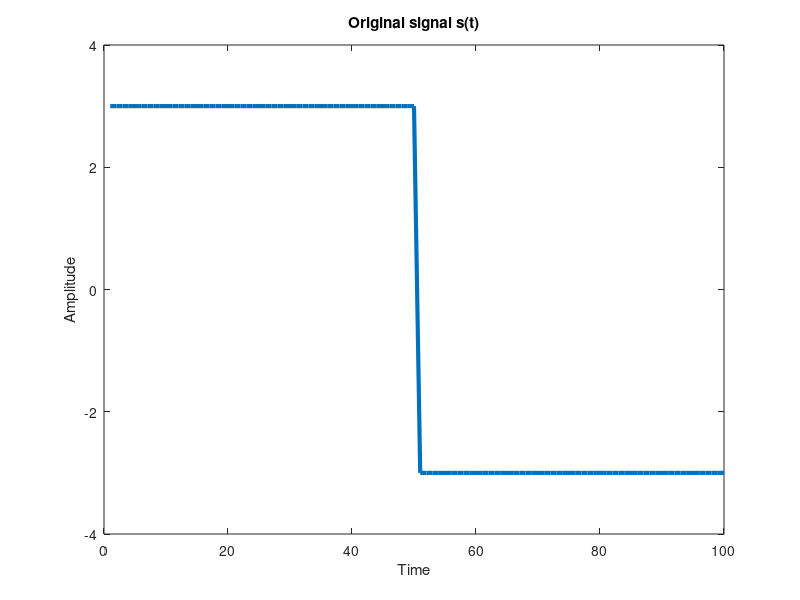
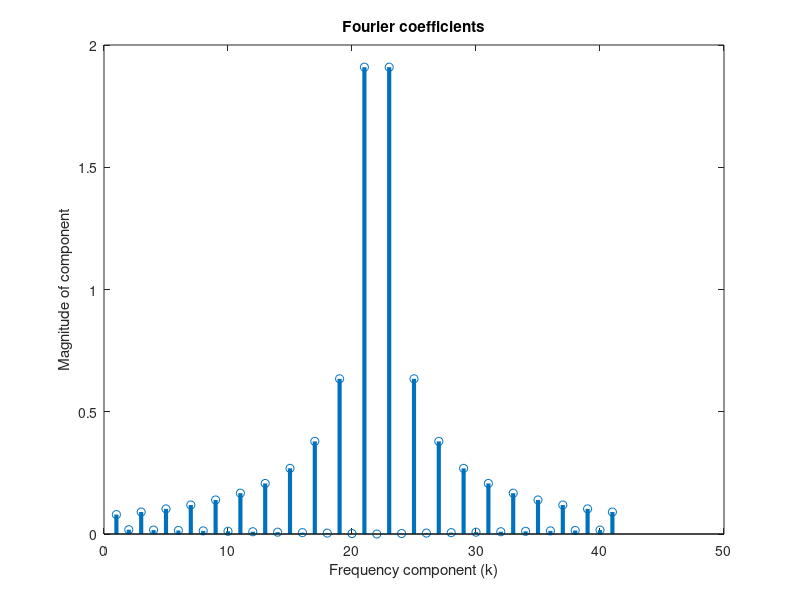
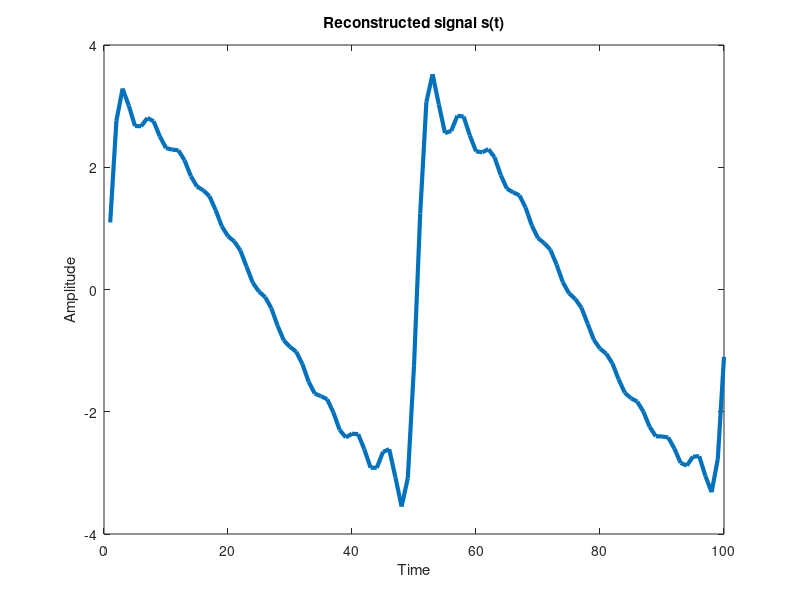

These figures' MATLAB source, in order:
function lab03
    
    T = 100;
    A = 3;
    kmax = 20;
    
    t = [1 : 1 : T];    
    square = [A * ones(1, T / 2) -A * ones(1, T / 2)];
    
    figure(1)
    plot(t, square, "LineWidth", 3);
    title("Original signal s(t)");
    ylabel("Amplitude");
    xlabel("Time");
    ylim([(-A - 1), (A + 1)]);
    
    % -------------------------------------------------------------------------
    
    c = zeros(1, 2 * kmax + 1);
    
    for k = -kmax : 1 : kmax
        aux = exp((-2 * pi * i * (k - 1) / T) * t);
        c(k + kmax + 1) =  (1 / T) * trapz(t, square .* aux); 
    end
    
    figure(2)
    stem(1 : 2 * kmax + 1, abs(c), "LineWidth", 3);
    title("Fourier coefficients");
    ylabel("Magnitude of component");
    xlabel("Frequency component (k)");
    
    % -------------------------------------------------------------------------
    
    s = zeros(1, T);
    
    for _t = 1 : 1 : T
        for _k = -kmax : 1 : kmax 
            s(_t) = s(_t) + c(_k + kmax + 1) * exp(2 * pi * i * _t * _k / T);         
        end
    end
    
    figure(3)
    plot(t, s, "LineWidth", 3);
    title("Reconstructed signal s(t)");
    ylabel("Amplitude");
    xlabel("Time");
    
endfunction
